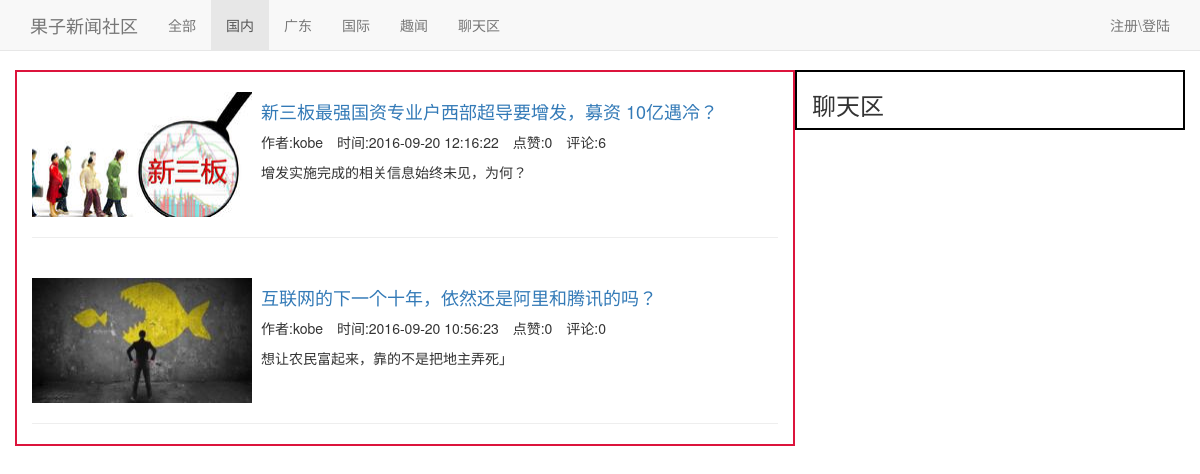
Page /category/1/ on the committed database.
### web/models.py (models this page shows, shortened)
class Article(models.Model):
    title = models.CharField(u"文章标题",max_length=255,unique=True)
    categroy = models.ForeignKey("Category",verbose_name=u"板块")
    head_img = models.ImageField(upload_to="uploads")
    summary = models.CharField(max_length=255)
    content = models.TextField(u"内容")
    author = models.ForeignKey("UserProfile")
    publish_date = models.DateTimeField(auto_now=True)
    hidden = models.BooleanField(default=True)
    priority = models.IntegerField(u"优先级",default=1000)

class UserProfile(models.Model):
    user = models.OneToOneField(User)
    name = models.CharField(max_length=32)
    groups = models.ManyToManyField('UserGroup')
    friends = models.ManyToManyField('self',related_name='my_friends')

### web/views.py (the view)
# urls.py: url(r'^category/(\d+)/$', views.category,name='category'),
def category(request,category_id):
    articles = models.Article.objects.filter(categroy_id=category_id)
    return render(request,'index.html',{'articles': articles})

### templates/index.html (shortened to what this page needs)
{% block encodqution %}
<!DOCTYPE html>
<html lang="en"><head><meta http-equiv="Content-Type" content="text/html; charset=UTF-8">
{% endblock %}
    <link href="/static/bootstrap/css/bootstrap.min.css" rel="stylesheet">
    <link href="/static/bootstrap/css/navbar-fixed-top.css" rel="stylesheet">
    <link href="/static/bootstrap/css/custom.css" rel="stylesheet">
  </head>
  <body>
    <nav class="navbar navbar-default navbar-fixed-top" >
      <div class="container">
        <div class="navbar-header">
          <a class="navbar-brand" href="http://v3.bootcss.com/examples/navbar-fixed-top/#">果子新闻社区</a>
        </div>
        <div id="navbar" class="navbar-collapse collapse">
          <ul class="nav navbar-nav">
            <li ><a href="{% url 'index' %}">全部</a></li>
            <li><a href="{% url 'category' 1 %}">国内</a></li>
            <li><a href="{% url 'category' 2 %}">广东</a></li>
            <li><a href="{% url 'category' 3 %}">国际</a></li>
            <li><a href="{% url 'category' 4 %}">趣闻</a></li>
            <li><a href="{% url 'web_chat' %}">聊天区</a></li>
          </ul>
          <ul class="nav navbar-nav navbar-right">
              {% if request.user.is_authenticated %}
                <li class="dropdown">
              <a href="http://v3.bootcss.com/examples/navbar-fixed-top/#" class="dropdown-toggle" data-toggle="dropdown" aria-expanded="false">{{ request.user.userprofile.name }} <span class="caret"></span></a>
              <ul class="dropdown-menu" role="menu">
                <li><a href="{% url 'new_article' %}">发帖</a></li>
                <li><a href="http://v3.bootcss.com/examples/navbar-fixed-top/#">Action</a></li>
                <li><a href="http://v3.bootcss.com/examples/navbar-fixed-top/#">Another action</a></li>
                <li><a href="http://v3.bootcss.com/examples/navbar-fixed-top/#">Something else here</a></li>
                <li class="divider"></li>
                <li class="dropdown-header">Nav header</li>
                <li><a href="http://v3.bootcss.com/examples/navbar-fixed-top/#">Separated link</a></li>
                <li><a href="{% url 'logout' %}">退出</a></li>
              </ul>
            </li>
              {% else %}
                   <li><a href="{% url 'login' %}">注册\登陆</a></li>
              {% endif %}
          </ul>
        </div>
      </div>
    </nav>
    <div class="container">
        {% block content %}
            <div class="row">
                <div class="col-md-8 left-content-panel">
                    <div class="content-box">
                        {% for article in articles reversed %}
                            <br>
                                <div class="article-box row">
                                    <div class="article-head-img col-md-3">
                                        <img src="{{ article.head_img }}">
                                    </div>
                                    <div class="article-summary col-md-8">
                                        <h4 ><a href="{% url 'article_detail' article.id %}">{{ article.title }}</a></h4>
                                        <div class="article-attr">
                                            <ul class="list-inline">
                                                <li>作者:{{ article.author.name }}</li>
                                                <li>时间:{{ article.publish_date|date:"Y-m-d H:i:s" }}</li>
                                                <li>点赞:{{ article.thumbup_set.select_related.count }}</li>
                                                <li>评论:{{ article.comment_set.select_related.count }}</li>
                                            </ul>
                                        </div>
                                        <p>
                                            {{ article.summary }}
                                        </p>
                                    </div>
                                </div>
                            <hr>
                        {% endfor %}
                    </div>
                </div>
                    <div class="col-md-4 right-sidebar">
                        <h3>聊天区</h3>
                    </div>
            </div>
        {% endblock %}
    </div>
</body></html>

### rows in the picture
Article: head_img (picture), title "新三板最强国资专业户西部超导要增发，募资 10亿遇冷？", author.name "kobe", publish_date "2016-09-20 12:16:22", thumbup_set.select_related.count "0", comment_set.select_related.count "6", summary "增发实施完成的相关信息始终未见，为何？"
Article: head_img (picture), title "互联网的下一个十年，依然还是阿里和腾讯的吗？", author.name "kobe", publish_date "2016-09-20 10:56:23", thumbup_set.select_related.count "0", comment_set.select_related.count "0", summary "想让农民富起来，靠的不是把地主弄死」"
